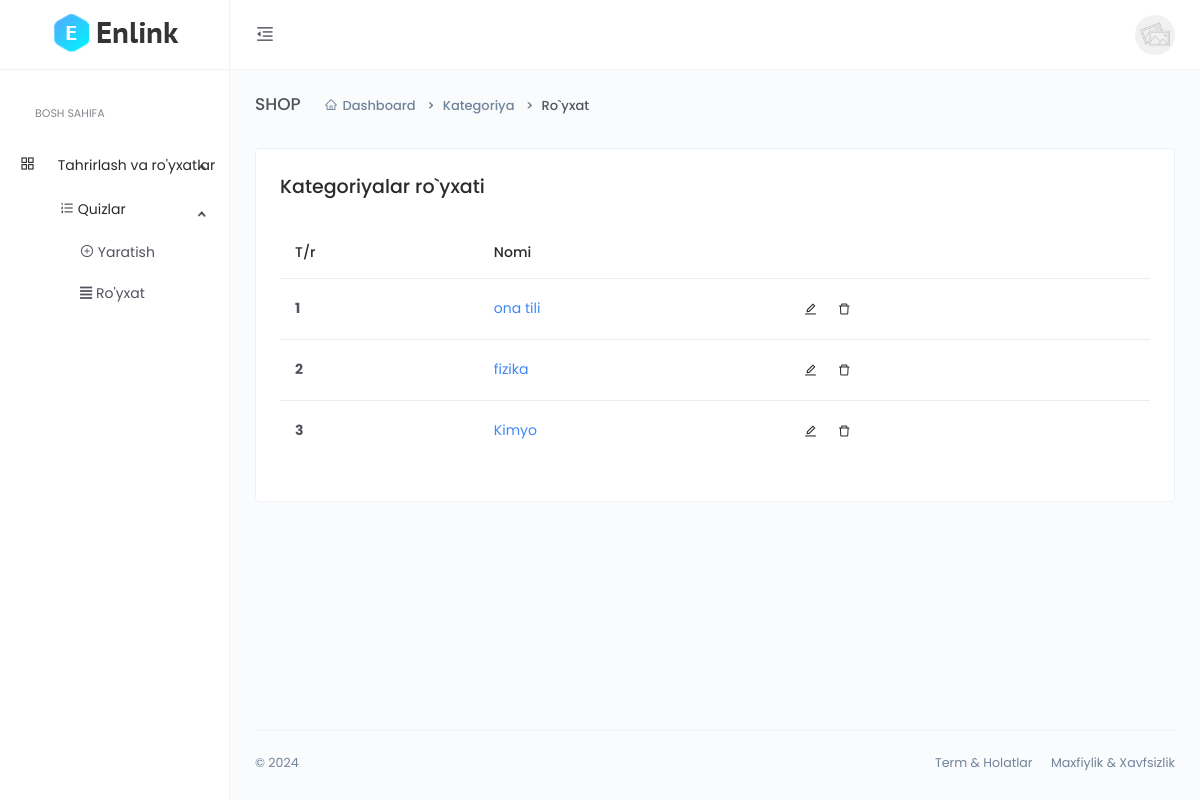
The app's page /dashboard/quiz-list/ with its own data.
### main/models.py (models this page shows, shortened)
class CodeGenerate(models.Model):
    code = models.CharField(max_length=255, blank=True,unique=True)
    class Meta:
        abstract = True

class Quiz(CodeGenerate):
    name = RichTextField()
    author = models.ForeignKey(User, on_delete=models.SET_NULL, null=True)

### dashboard/views.py (the view)
# urls.py: path('quiz-list/', views.quiz_list, name='quiz_list'),
def quiz_list(request):
    quizzes = models.Quiz.objects.all()
    return render(request, 'quiz/quiz_list.html', {'quizzes':quizzes})

### templates/quiz/quiz_list.html (shortened to what this page needs)
{% extends 'base.html' %}
{% block content %}
<div class="main-content">
    <div class="page-header">
        <h2 class="header-title">SHOP</h2>
        <div class="header-sub-title">
            <nav class="breadcrumb breadcrumb-dash">
                <a href="#" class="breadcrumb-item"><i class="anticon anticon-home m-r-5"></i>Dashboard</a>
                <a class="breadcrumb-item" href="#">Kategoriya</a>
                <span class="breadcrumb-item active">Ro`yxat</span>
            </nav>
        </div>
    </div>
    <div class="card">
        <div class="card-body">
            <h4>Kategoriyalar ro`yxati</h4>
            <div class="m-t-25">
                <div class="table-responsive">
                    <table class="table">
                        <thead>
                            <tr>
                                <th scope="col">T/r</th>
                                <th scope="col">Nomi</th>
                            </tr>
                        </thead>
                        <tbody>
                            {% for quiz in quizzes %}
                            <tr>
                                <th scope="row">{{forloop.counter}}</th>
                                <td> <a href="{% url 'dashboard:quiz_detail' quiz.code %}"> {{quiz.name}} </a> </td>
                                <td>
                                    <button type="button" class="btn btn-icon btn-hover btn-sm btn-rounded pull-right" data-toggle="modal" data-target=".bd-example-modal-lg{{forloop.counter}}">
                                        <i class="anticon anticon-edit"></i>
                                    </button>
                                    <button type="button" class="btn btn-icon btn-hover btn-sm btn-rounded" data-toggle="modal" data-target=".bd-example-modal-sm{{forloop.counter}}">
                                        <i class="anticon anticon-delete"></i>
                                    </button>
                                </td>
                            </tr>
                            {% endfor %}
                        </tbody>
                    </table>
                </div>
            </div>
        </div>
    </div>
</div>
{% endblock %}

### records on screen
Quiz: name "ona tili"
Quiz: name "fizika"
Quiz: name "Kimyo"
